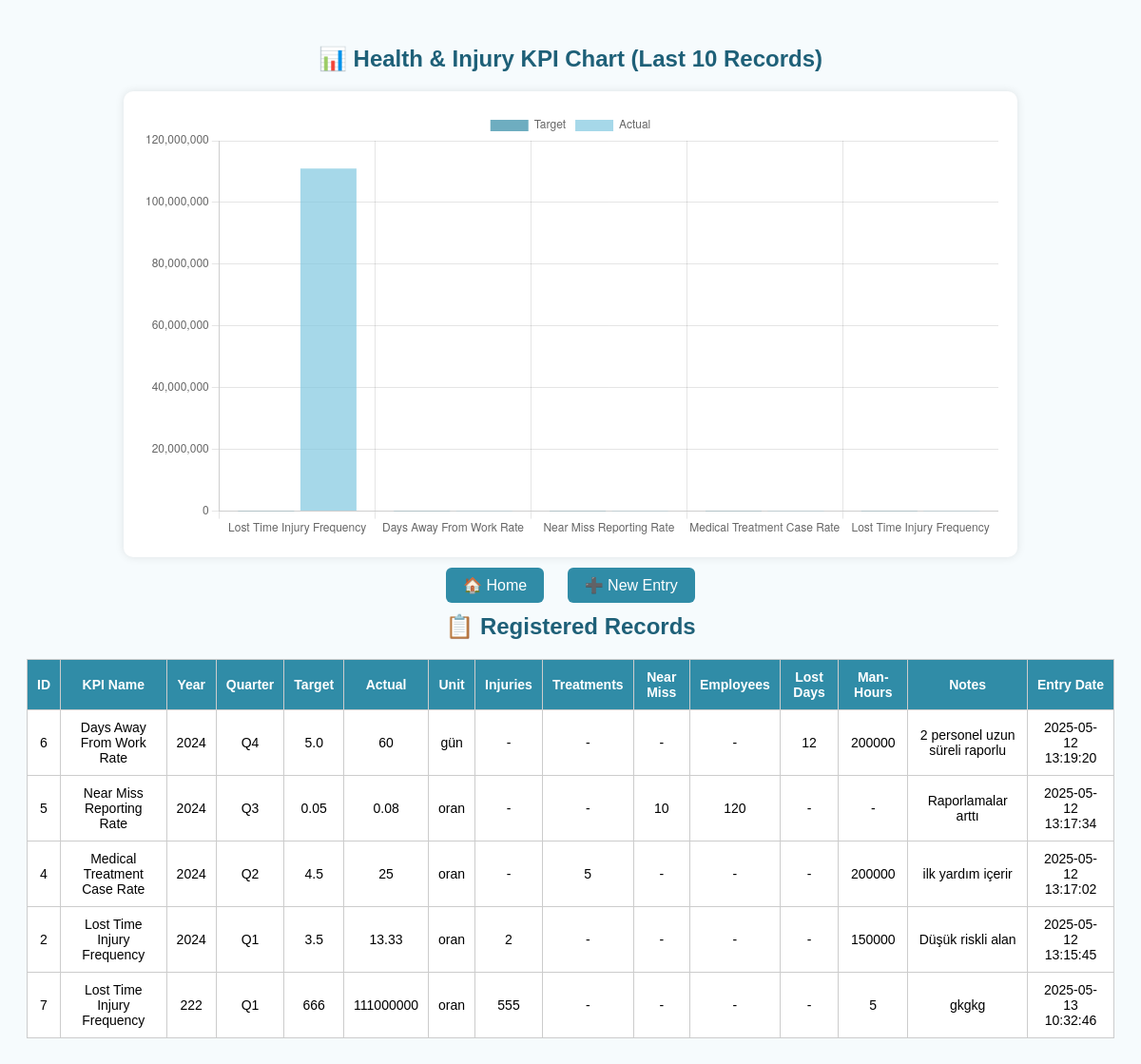
The page /health_kpi_list.php on the database its author committed.
### tables this page shows
CREATE TABLE `kpi_health` (
  `id` int(11) NOT NULL,
  `kpi_name` varchar(255) NOT NULL,
  `year` int(11) NOT NULL,
  `quarter` varchar(10) NOT NULL,
  `target_value` varchar(50) DEFAULT NULL,
  `actual_value` varchar(50) DEFAULT NULL,
  `unit` varchar(20) DEFAULT NULL,
  `notes` text,
  `injuries` int(11) DEFAULT NULL,
  `treatments` int(11) DEFAULT NULL,
  `nearmiss` int(11) DEFAULT NULL,
  `employees` int(11) DEFAULT NULL,
  `days` int(11) DEFAULT NULL,
  `hours` int(11) DEFAULT NULL,
  `created_at` timestamp NOT NULL DEFAULT CURRENT_TIMESTAMP
);

### health_kpi_list.php (the view, shortened to what this page needs)
<?php
include("config.php");
$list_sql = "SELECT * FROM kpi_health ORDER BY year DESC, quarter DESC";
$list_result = $conn->query($list_sql);
$chart_sql = "SELECT kpi_name, target_value, actual_value FROM kpi_health ORDER BY created_at DESC LIMIT 10";
$chart_result = $conn->query($chart_sql);
$labels = [];
$targets = [];
$actuals = [];
while ($row = $chart_result->fetch_assoc()) {
    $labels[] = $row['kpi_name'];
    $targets[] = floatval($row['target_value']);
    $actuals[] = floatval($row['actual_value']);
}
?>
<!DOCTYPE html>
<html lang="en">
<head>
</head>
<body>
<h2>📊 Health & Injury KPI Chart (Last 10 Records)</h2>
<div class="chart-container">
  <canvas id="healthChart"></canvas>
</div>
<div class="button-area">
  <a href="dashboard.php">🏠 Home</a>
  <a href="health_injury_form.php">➕ New Entry</a>
</div>
<h2>📋 Registered Records</h2>
<table>
  <tr>
    <th>ID</th><th>KPI Name</th><th>Year</th><th>Quarter</th><th>Target</th><th>Actual</th><th>Unit</th>
    <th>Injuries</th><th>Treatments</th><th>Near Miss</th><th>Employees</th><th>Lost Days</th><th>Man-Hours</th>
    <th>Notes</th><th>Entry Date</th>
  </tr>
  <?php while ($row = $list_result->fetch_assoc()): ?>
    <tr>
      <td><?= $row["id"] ?></td>
      <td><?= $row["kpi_name"] ?></td>
      <td><?= $row["year"] ?></td>
      <td><?= $row["quarter"] ?></td>
      <td><?= $row["target_value"] ?></td>
      <td><?= $row["actual_value"] ?></td>
      <td><?= $row["unit"] ?></td>
      <td><?= $row["injuries"] ?? "-" ?></td>
      <td><?= $row["treatments"] ?? "-" ?></td>
      <td><?= $row["nearmiss"] ?? "-" ?></td>
      <td><?= $row["employees"] ?? "-" ?></td>
      <td><?= $row["days"] ?? "-" ?></td>
      <td><?= $row["hours"] ?? "-" ?></td>
      <td><?= $row["notes"] ?></td>
      <td><?= $row["created_at"] ?></td>
    </tr>
  <?php endwhile; ?>
</table>
<script>
const ctx = document.getElementById('healthChart').getContext('2d');
const healthChart = new Chart(ctx, {
  type: 'bar',
  data: {
    labels: <?= json_encode($labels) ?>,
    datasets: [
      {
        label: 'Target',
        backgroundColor: 'rgba(49, 138, 165, 0.7)',
        data: <?= json_encode($targets) ?>
      },
      {
        label: 'Actual',
        backgroundColor: 'rgba(128, 200, 224, 0.7)',
        data: <?= json_encode($actuals) ?>
      }
    ]
  },
  options: {
    responsive: true,
    scales: {
      y: {
        beginAtZero: true
      }
    }
  }
});
</script>
</body>
</html>

### health_kpi_list.php (style rules this page uses)
body { font-family: Arial; background: #f6fbfd; padding: 20px; }
h2 { text-align: center; color: #1e6078; margin-bottom: 20px; }
table { width: 100%; border-collapse: collapse; background: white; }
th, td { padding: 10px; border: 1px solid #ccc; text-align: center; font-size: 14px; }
th { background-color: #308ca7; color: white; }
.button-area { text-align: center; margin: 20px 0; }
.button-area a { background-color: #308ca7; color: white; padding: 10px 18px; border-radius: 6px; text-decoration: none; margin: 0 10px; }
.chart-container { max-width: 900px; margin: 20px auto; background: white; padding: 20px; border-radius: 10px; box-shadow: 0 0 10px rgba(0,0,0,0.1); }

### rows shown on the page
kpi_health: id "6", kpi_name "Days Away From Work Rate", year "2024", quarter "Q4", target_value "5.0", actual_value "60", unit "gün", injuries "-", treatments "-", nearmiss "-", employees "-", days "12", hours "200000", notes "2 personel uzun süreli raporlu", created_at "2025-05-12 13:19:20"
kpi_health: id "5", kpi_name "Near Miss Reporting Rate", year "2024", quarter "Q3", target_value "0.05", actual_value "0.08", unit "oran", injuries "-", treatments "-", nearmiss "10", employees "120", days "-", hours "-", notes "Raporlamalar arttı", created_at "2025-05-12 13:17:34"
kpi_health: id "4", kpi_name "Medical Treatment Case Rate", year "2024", quarter "Q2", target_value "4.5", actual_value "25", unit "oran", injuries "-", treatments "5", nearmiss "-", employees "-", days "-", hours "200000", notes "ilk yardım içerir", created_at "2025-05-12 13:17:02"
kpi_health: id "2", kpi_name "Lost Time Injury Frequency", year "2024", quarter "Q1", target_value "3.5", actual_value "13.33", unit "oran", injuries "2", treatments "-", nearmiss "-", employees "-", days "-", hours "150000", notes "Düşük riskli alan", created_at "2025-05-12 13:15:45"
kpi_health: id "7", kpi_name "Lost Time Injury Frequency", year "222", quarter "Q1", target_value "666", actual_value "111000000", unit "oran", injuries "555", treatments "-", nearmiss "-", employees "-", days "-", hours "5", notes "gkgkg", created_at "2025-05-13 10:32:46"

### other values the page prints
chart data {{ json_encode($labels) }} ["Lost Time Injury Frequency","Days Away From Work Rate","Near Miss Reporting Rate","Medical Treatment Case Rate","Lost Time Injury Frequency"]
chart data {{ json_encode($targets) }} [666,5,0.05,4.5,3.5]
chart data {{ json_encode($actuals) }} [111000000,60,0.08,25,13.33]
